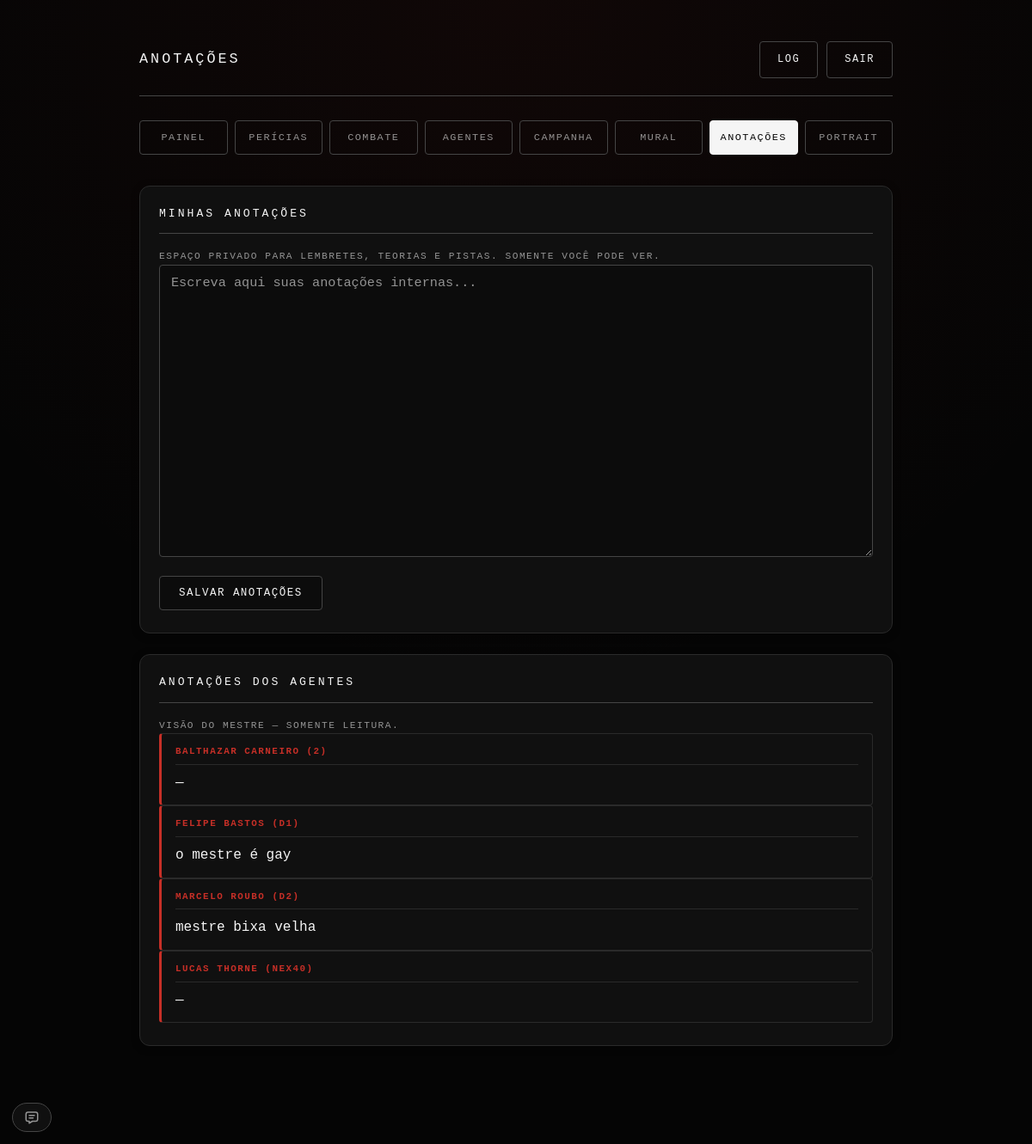
Screenshot of /anotacoes (signed in) with the database file from the repository.
### tables this page shows
CREATE TABLE users (
            id INTEGER PRIMARY KEY AUTOINCREMENT,
            username TEXT UNIQUE NOT NULL,
            password_hash TEXT NOT NULL,
            is_admin INTEGER NOT NULL DEFAULT 0,

            agilidade INTEGER NOT NULL DEFAULT 1,
            forca INTEGER NOT NULL DEFAULT 1,
            intelecto INTEGER NOT NULL DEFAULT 1,
            presenca INTEGER NOT NULL DEFAULT 1,
            vigor INTEGER NOT NULL DEFAULT 1,
            attributes_locked INTEGER NOT NULL DEFAULT 0,

            color TEXT NOT NULL DEFAULT '#c62f27',

            pv INTEGER NOT NULL DEFAULT 10,
            pv_max INTEGER NOT NULL DEFAULT 10,
            pe INTEGER NOT NULL DEFAULT 2,
            pe_max INTEGER NOT NULL DEFAULT 2,
            sanidade INTEGER NOT NULL DEFAULT 10,
            sanidade_max INTEGER NOT NULL DEFAULT 10,
            points_locked INTEGER NOT NULL DEFAULT 0,

            capacidade_max INTEGER NOT NULL DEFAULT 10,
            capacidade_locked INTEGER NOT NULL DEFAULT 0,

            avatar TEXT,
            avatar_size INTEGER NOT NULL DEFAULT 160,
            is_online INTEGER NOT NULL DEFAULT 0,

            character_name TEXT NOT NULL DEFAULT '',
            character_history TEXT NOT NULL DEFAULT '',
            character_physical TEXT NOT NULL DEFAULT '',
            character_description TEXT NOT NULL DEFAULT '',
            character_origin TEXT NOT NULL DEFAULT '',
            character_class TEXT NOT NULL DEFAULT '',
            character_nex INTEGER NOT NULL DEFAULT 0,
            character_notes TEXT NOT NULL DEFAULT '',
            character_locked INTEGER NOT NULL DEFAULT 0
        , character_patente TEXT NOT NULL DEFAULT '', character_money INTEGER NOT NULL DEFAULT 0, defesa_equip_bonus INTEGER NOT NULL DEFAULT 0, defesa_outros_bonus INTEGER NOT NULL DEFAULT 0, defesa_reduction INTEGER NOT NULL DEFAULT 0, last_read_chat_id INTEGER NOT NULL DEFAULT 0, character_title TEXT NOT NULL DEFAULT '', character_title_color TEXT NOT NULL DEFAULT '#f5f5f5', character_element_affinity TEXT NOT NULL DEFAULT '', character_class_track TEXT NOT NULL DEFAULT '', attribute_increases_used INTEGER NOT NULL DEFAULT 0, state TEXT NOT NULL DEFAULT '', pe_backup INTEGER, pe_max_backup INTEGER, pd_key TEXT, portrait_url TEXT NOT NULL DEFAULT '', portrait_token TEXT NOT NULL DEFAULT '', portrait_opts TEXT NOT NULL DEFAULT '');

### app.py (the view)
@app.route('/anotacoes')
@login_required
def anotacoes_panel():
    db = get_db()
    user = db.execute('SELECT * FROM users WHERE id = ?', (session['user_id'],)).fetchone()
    other_notes = []
    if session.get('is_admin'):
        other_notes = db.execute(
            "SELECT id, username, character_name, character_notes FROM users "
            "WHERE is_admin = 0 ORDER BY username ASC"
        ).fetchall()
    return render_template('anotacoes.html', user=user, other_notes=other_notes)

### app.py (called while the page is built, shortened)
def _asset_version(filename):
    try:
        return int(os.path.getmtime(os.path.join(CODE_STATIC_DIR, filename)))
    except OSError:
        return 0

@app.context_processor
def _inject_chat_dock():
    return {'chat_dock_ritual_icons': RITUAL_ELEMENT_ICONS}

@app.context_processor
def _inject_sem_sanidade():
    try:
        row = get_db().execute('SELECT sem_sanidade FROM campaign WHERE id = 1').fetchone()
        flag = bool(row and row['sem_sanidade'])
    except Exception:
        flag = False
    return {
        'sem_sanidade': flag,
        'pe_label': 'PD' if flag else 'PE',
        'pe_t': Markup('<span class="t-pe">PE</span><span class="t-pd">PD</span>'),
    }

@app.after_request
def _keep_pd_in_sync(resp):
    try:
        if request.method == 'POST' and resp.status_code < 400 \
                and not (request.path or '').startswith('/static/'):
            db = get_db()
            row = db.execute('SELECT sem_sanidade FROM campaign WHERE id = 1').fetchone()
            if row and row['sem_sanidade']:
                _apply_pd_rules(db)
    except Exception:
        try:
            get_db().rollback()
        except Exception:
            pass
    return resp

@app.after_request
def _optimize_response(resp):
    try:
        path = request.path or ''
        if resp.status_code in (200, 304) and request.method == 'GET':
            if request.args.get('v') and path.startswith('/static/') and \
                    path.rsplit('.', 1)[-1] in ('css', 'js', 'png', 'svg'):
                resp.headers['Cache-Control'] = 'public, max-age=31536000, immutable'
            elif request.endpoint == 'static':
                resp.headers['Cache-Control'] = 'public, max-age=604800'
        if resp.status_code != 200 or request.method != 'GET':
            return resp
        if 'gzip' not in (request.headers.get('Accept-Encoding') or '').lower():
            return resp
    except Exception:
        pass
    return resp

def get_db():
    if 'db' not in g:
        g.db = _connect_db()
    return g.db

@app.teardown_appcontext
def _close_db(exception=None):
    db = g.pop('db', None)
    if db is not None:
        db.close()

### database.py (called while the page is built)
def get_db():
    conn = sqlite3.connect(DB_PATH, timeout=10)
    conn.row_factory = sqlite3.Row
    conn.execute('PRAGMA foreign_keys = ON')
    conn.execute('PRAGMA busy_timeout = 10000')
    conn.execute('PRAGMA synchronous = NORMAL')
    return conn

### templates/anotacoes.html (shortened to what this page needs)
<!DOCTYPE html>
<html lang="pt-br">
    <head>
        <link rel="stylesheet" href="{{ url_for('static', filename='style.css') }}?v={{ asset_version('style.css') }}">
    </head>
    <body>
        <div class="container">
            <header>
                <h1>Anotações</h1>
                <div class="header-actions">
                    {% if session.get('is_admin') %}<a href="{{ url_for('admin_log') }}"{{ ' class="active"'|safe if request.endpoint == 'admin_log' }}>Log</a>{% endif %}
                    <a href="{{ url_for('logout') }}">Sair</a>
                </div>
            </header>
            <nav class="tab-nav">
                <a href="{{ url_for('admin_panel') if session.get('is_admin') else url_for('player_panel') }}" class="tab-link">Painel</a>
                <a href="{{ url_for('pericias_panel') }}" class="tab-link">Perícias</a>
                <a href="{{ url_for('combate_panel') }}" class="tab-link" id="nav-chat-link">Combate</a>
                <a href="{{ url_for('agentes_panel') }}" class="tab-link">Agentes</a>
                <a href="{{ url_for('campanha_panel') }}" class="tab-link">Campanha</a>
                <a href="{{ url_for('mural_panel') }}" class="tab-link">Mural</a>
                <a href="{{ url_for('anotacoes_panel') }}" class="tab-link active">Anotações</a>
                <a href="{{ url_for('portrait_panel') }}" class="tab-link">Portrait</a>
            </nav>
            <div class="panel-section">
                <div class="section-title">Minhas Anotações</div>
                <p class="character-header-sub">Espaço privado para lembretes, teorias e pistas. Somente você pode ver.</p>
                <form class="notes-form" method="POST" action="{{ url_for('anotacoes_save') }}">
                    <div class="inv-field">
                        <textarea name="character_notes" rows="12" placeholder="Escreva aqui suas anotações internas...">{{ user['character_notes'] or '' }}</textarea>
                    </div>
                    <button type="submit">Salvar Anotações</button>
                </form>
            </div>
            {% if session.get('is_admin') %}
                <div class="panel-section">
                    <div class="section-title">Anotações dos Agentes</div>
                    <p class="character-header-sub">Visão do mestre — somente leitura.</p>
                    {% for u in other_notes %}
                        <div class="character-field">
                            <span class="character-field-label">{{ u['character_name'] or u['username'] }} ({{ u['username'] }})</span>
                            <div class="character-field-value">{{ u['character_notes'] or '—' }}</div>
                        </div>
                    {% else %}
                        <p class="empty">Nenhum agente cadastrado ainda.</p>
                    {% endfor %}
                </div>
            {% endif %}
        </div>
        {% include '_chat_dock.html' %}
    </body>
</html>

### rows the page displays
users: character_name "BALTHAZAR CARNEIRO", username "2", character_notes "—"
users: character_name "FELIPE BASTOS", username "D1", character_notes "o mestre é gay"
users: character_name "MARCELO ROUBO", username "D2", character_notes "mestre bixa velha"
users: character_name "LUCAS THORNE", username "NEX40", character_notes "—"
